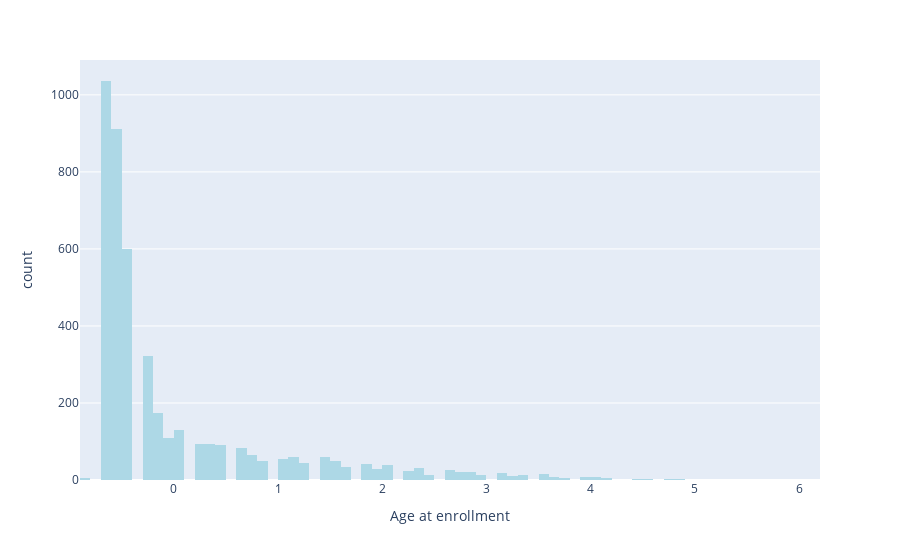

Notebook code cell kept with this figure:
### Code cell
px.histogram(data_filtered['Age at enrollment'], x='Age at enrollment', color_discrete_sequence=['lightblue'])

### Figure 1 — Plotly figure (JSON) as saved in the notebook; plotly's stock layout.template omitted (floating-point values rounded to 4 significant figures; data arrays with more than 128 entries replaced by an {"elided": "..."} marker saying what was removed)
{"data": [{"alignmentgroup": "True", "bingroup": "x", "hovertemplate": "Age at enrollment=%{x}<br>count=%{y}<extra></extra>", "legendgroup": "", "marker": {"color": "lightblue", "pattern": {"shape": ""}}, "name": "", "offsetgroup": "", "orientation": "v", "showlegend": false, "type": "histogram", "x": {"elided": "4424 float values"}, "xaxis": "x", "yaxis": "y"}], "layout": {"barmode": "relative", "legend": {"tracegroupgap": 0}, "margin": {"t": 60}, "xaxis": {"anchor": "y", "domain": [0, 1], "title": {"text": "Age at enrollment"}}, "yaxis": {"anchor": "x", "domain": [0, 1], "title": {"text": "count"}}}}
